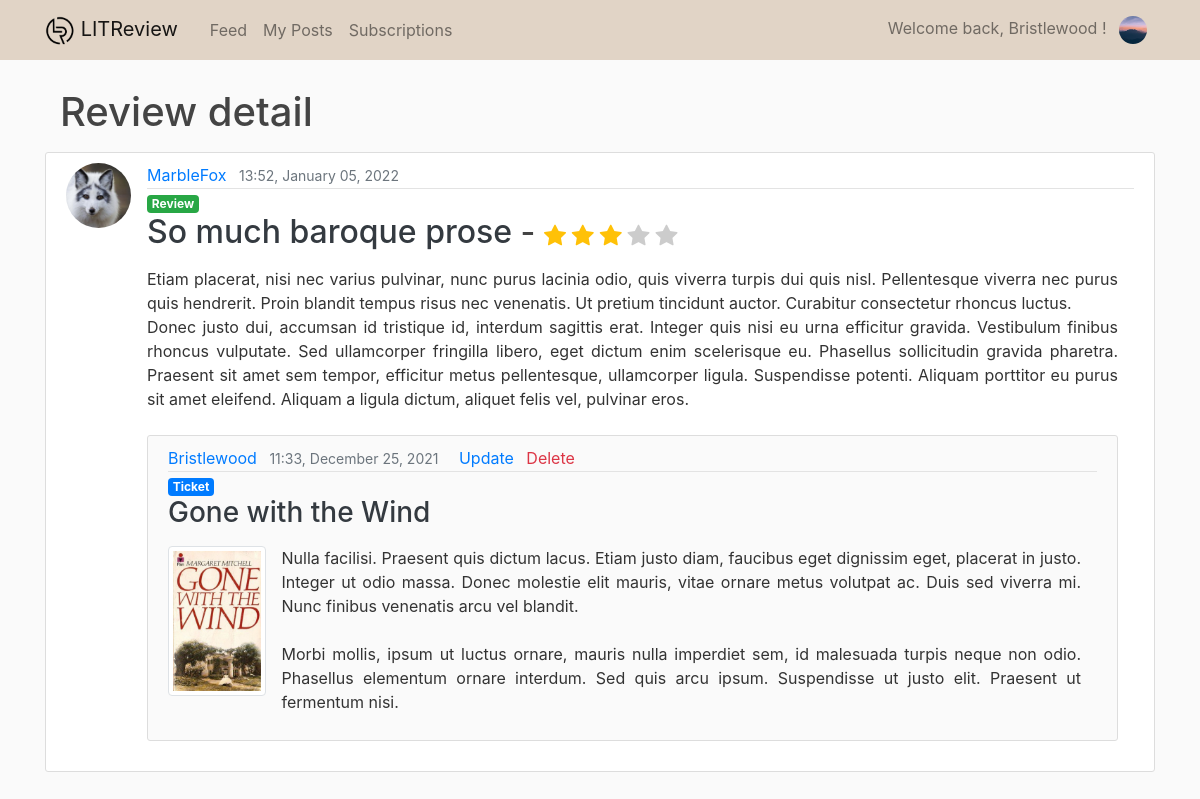
/review/51/detail (signed in), run on the app's committed database.
### users/models.py (models this page shows, shortened)
class Profile(models.Model):
    user = models.OneToOneField(User, on_delete=models.CASCADE)
    image = models.ImageField(default='default.jpg', upload_to='profile_pics')

### reviews/models.py (models this page shows, shortened)
class Review(models.Model):
    ticket = models.ForeignKey(to=Ticket, on_delete=models.CASCADE)
    rating = models.PositiveSmallIntegerField(validators=[MinValueValidator(1), MaxValueValidator(5)])
    headline = models.CharField(max_length=128)
    body = models.TextField(max_length=8192, blank=True)
    user = models.ForeignKey(
        to=settings.AUTH_USER_MODEL, on_delete=models.CASCADE)
    time_created = models.DateTimeField(default=timezone.now)

class Ticket(models.Model):
    title = models.CharField(max_length=128)
    description = models.TextField(max_length=2048, blank=True)
    user = models.ForeignKey(
        to=settings.AUTH_USER_MODEL, on_delete=models.CASCADE)
    time_created = models.DateTimeField(default=timezone.now)
    image = models.ImageField(blank=True, null=True, upload_to='reviews_img')
    if image is True:
        def save(self, *args, **kwargs):
            super().save()
            img = ImageOps.contain(
                Image.open(self.image.path),
                (200, 200),
                method=3
            )
            img.save(self.image.path)

### reviews/views.py (the view)
# urls.py: path('review/<int:pk>/detail', views.review_detail, name='review-detail'),
@login_required
def review_detail(request, pk):
    review = get_object_or_404(Review, id=pk)
    followed_users = get_user_follows(request.user)
    context = {
        'post': review,
        'title': 'Review detail',
        'followed_users': followed_users
    }
    return render(request, 'reviews/post_detail.html', context)

### reviews/utils.py (called while the page is built)
def get_user_follows(user):
    follows = UserFollow.objects.filter(user=user)
    followed_users = []
    for follow in follows:
        followed_users.append(follow.followed_user)
    return followed_users

### reviews/templates/reviews/post_detail.html
{% extends "reviews/_base.html" %}
{% block content %}
<div class="container">
  <div class="row mb-2">
    <h1 class="col-8 py-2 mb-0">{{ title }}</h1>
  </div>
</div>
{% if title == 'Ticket detail' %}
  {% include 'reviews/ticket_snippet.html' %}
{% elif title == 'Review detail' %}
  {% include 'reviews/review_snippet.html' %}
{% endif %}
{% endblock content %}

### reviews/templates/reviews/_base.html (shortened to what this page needs)
<!DOCTYPE html>
{% load static %}
<html lang="en">
<head>
  <link rel="stylesheet" href="https://cdn.jsdelivr.net/npm/bootstrap@4.6.1/dist/css/bootstrap.min.css"
>
  <link rel="stylesheet" href="https://cdn.jsdelivr.net/npm/bootstrap-icons@1.7.2/font/bootstrap-icons.css">
  <link rel="stylesheet" type="text/css" href="{% static 'reviews/css/main.css' %}">
</head>
<body>
  <header class="site-header">
    <nav class="navbar navbar-expand-md navbar-light bg-navbar fixed-top">
      <div class="container">
        <a class="navbar-brand mr-4" href="{% url 'reviews-feed' %}">
          <img src="{% static 'reviews/img/logo_w.png' %}" width="30" height="30" alt="LITReview logo">
          LITReview
        </a>
        <div class="collapse navbar-collapse" id="navbarToggle">
          <div class="navbar-nav mr-auto">
            {% if user.is_authenticated %}
              <a class="nav-item nav-link" href="{% url 'reviews-feed' %}">Feed</a>
              <a class="nav-item nav-link" href="{% url 'my-posts' %}">My Posts</a>
              <a class="nav-item nav-link" href="{% url 'subscriptions' %}">Subscriptions</a>
            {% endif %}
          </div>
          <div class="navbar-nav">
            {% if user.is_authenticated %}
              <div class="nav-item dropdown">
                <a class="nav-item nav-link" href="#" id="navbarDropdown" role="button" data-toggle="dropdown">
                  Welcome back, {{ user.username }} !
                  <img class="rounded-circle ml-2" width="28" height="28" src="{{ user.profile.image.url }}"
                  alt="{{ user.username }} profile picture">
                </a>
              </div>
            {% else %}
              <a class="nav-item nav-link" href="{% url 'login' %}">Login</a>
              <a class="nav-item nav-link" href="{% url 'register' %}">Register</a>
            {% endif %}
          </div>
        </div>
      </div>
    </nav>
  </header>
  <main role="main" class="container">
    <div class="row">
      <div class="col-lg">
        {% block content %}{% endblock %}
      </div>
    </div>
  </main>
</body>
</html>

### reviews/templates/reviews/review_snippet.html (shortened to what this page needs)
<article class="media content-section">
  <img class="rounded-circle article-img" src="{{ post.user.profile.image.url }}"
       alt="{{ post.user.username }} profile picture">
  <div class="media-body">
    <div class="article-metadata">
      {% if post.user != user %}
        {% if post.user in followed_users %}
          <a class="mr-2 mb-0" href="{% url 'user-posts' post.user.id %}">{{ post.user }}</a>
        {% else %}
          <p class="mr-2 mb-0" style="display:inline">{{ post.user }}</p>
        {% endif %}
      {% else %}
        <a class="mr-2 mb-0" href="{% url 'my-posts' %}">{{ post.user }}</a>
      {% endif %}
      <small class="text-muted">{{ post.time_created|date:"H:i, F d, Y" }}</small>
    </div>
    <h6 class="mb-0"><span class="badge badge-success">Review</span></h6>
    <h2 class="mt-0">
      <a class="text-dark" href="{% url 'review-detail' post.id %}">{{ post.headline }}</a> -
      <p class="star-rating-{{ post.rating }}" id="stars">
        <i class="bi bi-star-fill"></i>
        <i class="bi bi-star-fill"></i>
        <i class="bi bi-star-fill"></i>
        <i class="bi bi-star-fill"></i>
        <i class="bi bi-star-fill"></i>
      </p>
    </h2>
    <div class="review-body">
      <p class="article-content text-justify mt-3 mr-3">{{ post.body }}</p>
    </div>
    <article class="media content-section mr-3 mt-4" id="replied-ticket">
      <div class="media-body">
        <div class="article-metadata">
          {% if post.ticket.user != user %}
            {% if post.ticket.user in followed_users %}
              <a class="mr-2 mb-0" href="{% url 'user-posts' post.ticket.user.id %}">{{ post.ticket.user }}</a>
            {% else %}
              <p class="mr-2 mb-0" style="display:inline">{{ post.ticket.user }}</p>
            {% endif %}
          {% else %}
            <a class="mr-2 mb-0" href="{% url 'my-posts' %}">{{ post.ticket.user }}</a>
          {% endif %}
          <small class="text-muted">{{ post.ticket.time_created|date:"H:i, F d, Y" }}</small>
          {% if post.ticket.user == user %}
            <a class="ml-3 text-primary" href="{% url 'ticket-update' post.ticket.id %}">Update</a>
            <a class="ml-2 text-danger" href="{% url 'ticket-delete' post.ticket.id %}">Delete</a>
          {% elif post.ticket.user not in followed_users %}
            <div class="ml-3 text-muted" style="display:inline">
              You are not subscribed to {{ post.ticket.user }}
              <a class="ml-2 text-success" href="{% url 'subscriptions' %}">View subscriptions</a>
            </div>
          {% endif %}
        </div>
        <h6 class="mb-0"><span class="badge badge-primary">Ticket</span></h6>
        <h3 class="mt-0">
          <a class="text-dark" href="{% url 'ticket-detail' post.ticket.id %}">{{ post.ticket.title }}</a>
        </h3>
        <div class="ticket-description">
          {% if post.ticket.image %}
            <img class="img-thumbnail float-left mb-1 mr-3" src="{{ post.ticket.image.url }}"
                 alt="{{ post.ticket.title }}">
          {% endif %}
          <p class="article-content text-justify mt-3 mr-3">{{ post.ticket.description }}</p>
        </div>
      </div>
    </article>
  </div>
</article>

### reviews/static/reviews/css/main.css (style rules this page uses)
body { background: #fafafa; color: #333333; margin-top: 5rem; }
h1, h2, h3, h4, h5, h6 { color: #444444; }
.site-header { color: #ffffff; }
.bg-navbar { background-color: #e1d4c6; }
.content-section { background: #ffffff; padding: 10px 20px; border: 1px solid #dddddd; border-radius: 3px; margin-bottom: 20px; }
#replied-ticket { background: #fafafa; }
.article-content { white-space: pre-line; }
.article-img { height: 65px; width: 65px; margin-right: 16px; }
.article-metadata { padding-bottom: 1px; margin-bottom: 4px; border-bottom: 1px solid #e3e3e3 }
#stars { font-size: 22px; color: #cccccc; display:inline; }
.star-rating-3 i:first-child, .star-rating-3 i:first-child + i, .star-rating-3 i:first-child + i + i { color: #ffc107; }
.img-thumbnail { height: 150px; }

### data on the page
Review: user.profile.image (picture), user "MarbleFox", time_created "13:52, January 05, 2022", headline "So much baroque prose", body "Etiam placerat, nisi nec varius pulvinar, nunc purus lacinia odio, quis viverra turpis dui quis nisl. Pellentesque viverra nec purus quis hendrerit. Proin blandit tempus risus nec venenatis. Ut pretium tincidunt auctor. Curabitur consectetur rhoncus luctus. Donec justo dui, accumsan id tristique id, interdum sagittis erat. Integer quis nisi eu urna efficitur gravida. Vestibulum finibus rhoncus vulputate. Sed ullamcorper fringilla libero, eget dictum enim scelerisque eu. Phasellus sollicitudin gravida pharetra. Praesent sit amet sem tempor, efficitur metus pellentesque, ullamcorper ligula. Suspendisse potenti. Aliquam porttitor eu purus sit amet eleifend. Aliquam a ligula dictum, aliquet…", ticket.user "Bristlewood", ticket.time_created "11:33, December 25, 2021", ticket "Gone with the Wind", ticket.image (picture), ticket.description "Nulla facilisi. Praesent quis dictum lacus. Etiam justo diam, faucibus eget dignissim eget, placerat in justo. Integer ut odio massa. Donec molestie elit mauris, vitae ornare metus volutpat ac. Duis sed viverra mi. Nunc finibus venenatis arcu vel blandit. Morbi mollis, ipsum ut luctus ornare, mauris nulla imperdiet sem, id malesuada turpis neque non odio. Phasellus elementum ornare interdum. Sed quis arcu ipsum. Suspendisse ut justo elit. Praesent ut fermentum nisi."

### other printed values
{{ user.username }} "Bristlewood"
{{ title }} "Review detail"
